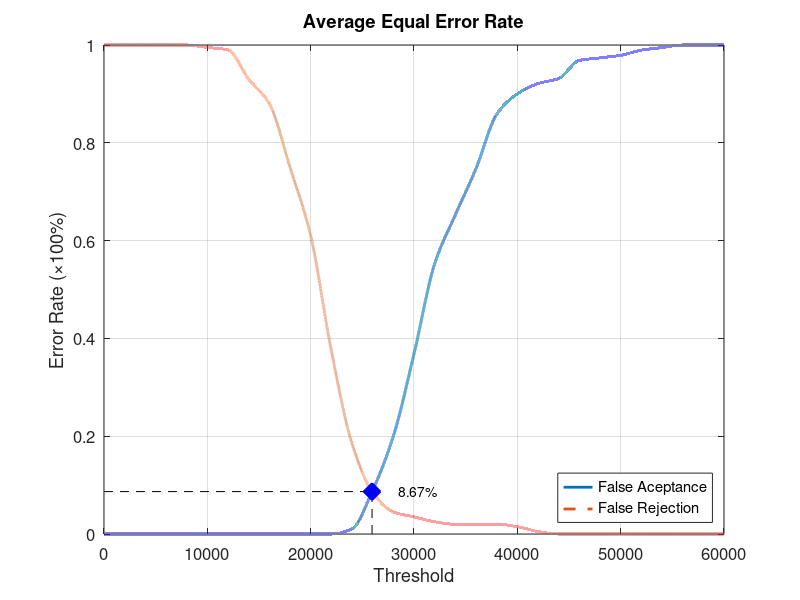
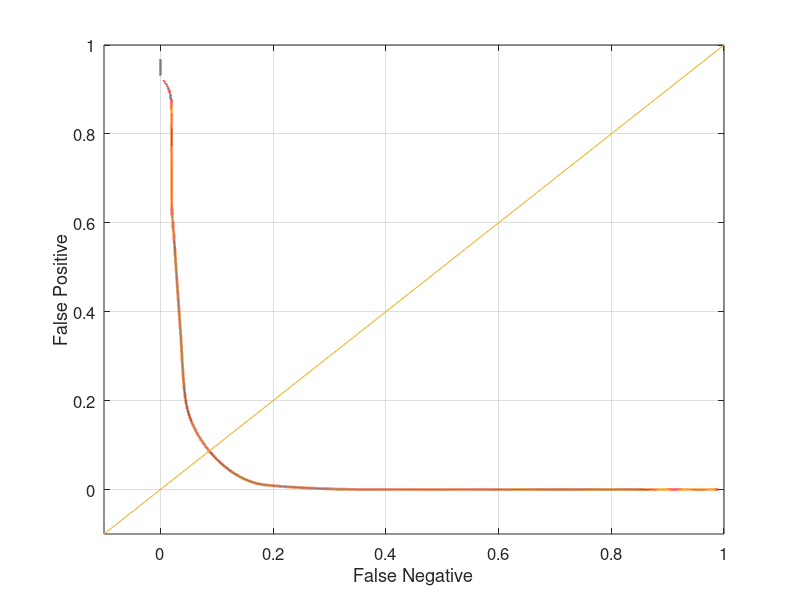

Source code (MATLAB) for these figures, in order:
function yEER = Database1_1
close all;
clear;
clc;
x = 0:2000:60000;
xq = 0:0.5:60000;

y0 = [0 0 0 0 0 0 0 0 0 0 0 0 0.0105263 0.0894737 0.2 0.368421 0.552632 0.652632 0.747368 0.857895 0.9 0.921053 0.931579 0.968421 0.973684 0.978947 0.989474 0.994737 1 1 1];
yy0 = interp1(x, y0, xq, 'pchip');
y1 = [1 1 1 1 1 0.995 0.99 0.93 0.88 0.75 0.61 0.375 0.185 0.085 0.045 0.035 0.025 0.02 0.02 0.02 0.015 0.005 0 0 0 0 0 0 0 0 0];
yy1 = interp1(x, y1, xq, 'pchip');

% Calculating EER: 
y2 = abs(y0 - y1);
find(y2 == min(y2))
yy2 = abs(yy0 - yy1);
xEER = find(yy2 == min(yy2));
xEERIndex = xq(xEER) % X-axis EER
yEER = yy0(xEER) % Y-axis EER

main = figure
plot(xq, yy0,'-','LineWidth', 2);	hold on
plot(xq, yy1,'--','LineWidth', 2);	hold on
plot([xEERIndex xEERIndex], [0 yEER], 'k--');	hold on
plot([0 xEERIndex], [yEER yEER], 'k--');	hold on
plot(xEERIndex, yEER, 'bx', 'LineWidth', 10);	hold on
text(xEERIndex + 10 * xEERIndex / 100, yEER, [num2str(round((10000 * yEER)) / 100) '%'])
legend('False Aceptance', 'False Rejection', 'Location', 'SouthEast')
xlabel('Threshold')
ylabel('Error Rate (\times100%)')
title('Average Equal Error Rate')
set(gca, 'FontSize', 12)
axis([0 60000 0 1])
grid on

print(main, 'Database1_1Main', '-dpng');
FNRxFPR = figure('Color', [1 1 1]);
plot(yy1, yy0, '-', yy1, yy0, 'LineWidth', 2);
hold on
y = -0.1:0.1:1
plot(y, y); 
set(gca, 'FontSize', 12)
xlabel('False Negative')
ylabel('False Positive')
axis([-0.1 1 -0.1 1])
set(gca, 'FontSize', 12)
grid on

print(FNRxFPR, 'Database1_1FNRxFPR','-dpng');
end
